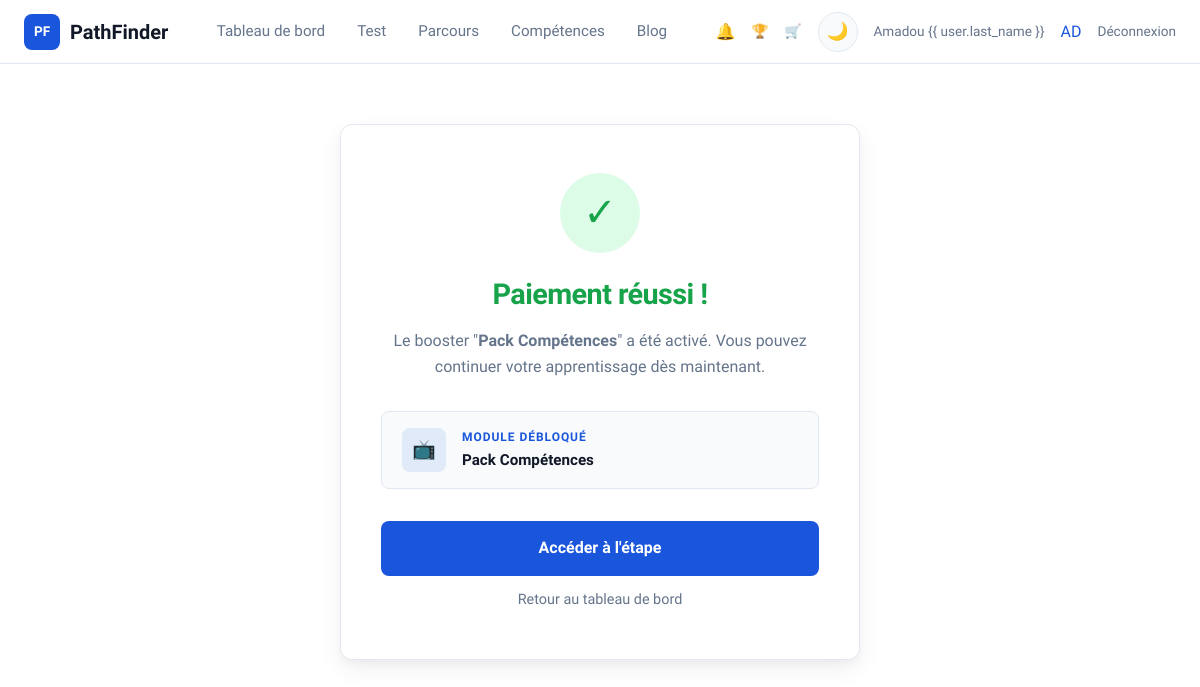
Screenshot of /paiement/confirmation/ (signed in) with the database file from the repository.
### accounts/models.py (models this page shows, shortened)
class CustomUser(AbstractUser):
    FILIERE_CHOICES = [
        ('informatique', 'Informatique'),
        ('gestion', 'Gestion'),
        ('marketing', 'Marketing'),
        ('communication', 'Communication'),
        ('droit', 'Droit'),
        ('sciences', 'Sciences'),
        ('lettres', 'Lettres'),
        ('autre', 'Autre'),
    ]
    NIVEAU_CHOICES = [
        ('licence1', 'Licence 1'),
        ('licence2', 'Licence 2'),
        ('licence3', 'Licence 3'),
        ('master1', 'Master 1'),
        ('master2', 'Master 2'),
        ('doctorat', 'Doctorat'),
    ]
    filiere = models.CharField(max_length=100, choices=FILIERE_CHOICES, blank=True)
    niveau = models.CharField(max_length=50, choices=NIVEAU_CHOICES, blank=True)
    avatar_initials = models.CharField(max_length=3, blank=True)
    global_progress = models.FloatField(default=0.0, help_text='Progression globale 0-100%')
    total_xp = models.IntegerField(default=0)
    level = models.IntegerField(default=1)
    class Meta:
        verbose_name = 'Utilisateur'
        verbose_name_plural = 'Utilisateurs'
    @property
    def level_name(self):
        names = {1: 'Explorateur', 2: 'Apprenti', 3: 'Pratiquant',
                 4: 'Confirmé', 5: 'Expert', 6: 'Mentor', 7: 'Architecte'}
        return names.get(min(self.level, 7), 'Architecte')
    @property
    def level_icon(self):
        icons = {1: '🌱', 2: '📘', 3: '⚡', 4: '🎯', 5: '🏆', 6: '💎', 7: '👑'}
        return icons.get(min(self.level, 7), '👑')

### payments/models.py (models this page shows, shortened)
class PaymentSimulation(models.Model):
    METHOD_CHOICES = [
        ('mobile_money', 'Mobile Money (MTN)'),
        ('orange_money', 'Orange Money'),
        ('carte', 'Carte bancaire'),
    ]
    STATUS_CHOICES = [
        ('pending', 'En attente'),
        ('completed', 'Complété'),
        ('failed', 'Échoué'),
    ]
    user = models.ForeignKey(settings.AUTH_USER_MODEL, on_delete=models.CASCADE, related_name='payments')
    step = models.ForeignKey('parcours.CareerStep', on_delete=models.SET_NULL, null=True, blank=True, related_name='payments')
    skill = models.ForeignKey('competences.Skill', on_delete=models.SET_NULL, null=True, blank=True, related_name='payments')
    booster = models.ForeignKey('gamification.Booster', on_delete=models.SET_NULL, null=True, blank=True, related_name='payments')
    amount_fcfa = models.IntegerField(verbose_name='Montant (FCFA)')
    payment_method = models.CharField(max_length=30, choices=METHOD_CHOICES, default='mobile_money')
    phone_number = models.CharField(max_length=20, blank=True)
    holder_name = models.CharField(max_length=100, blank=True, verbose_name='Nom du titulaire')
    status = models.CharField(max_length=20, choices=STATUS_CHOICES, default='completed')
    created_at = models.DateTimeField(auto_now_add=True)
    class Meta:
        ordering = ['-created_at']
        verbose_name = 'Simulation de paiement'
        verbose_name_plural = 'Simulations de paiement'

### gamification/models.py (models this page shows, shortened)
class Booster(models.Model):
    TYPE_CHOICES = [
        ('xp_multiplier', 'Multiplicateur XP'),
        ('ai_analysis', 'Analyse IA Pro'),
        ('pack_competences', 'Pack Compétences'),
        ('theme', 'Thème Profil'),
        ('pack_ambassadeur', 'Pack Ambassadeur'),
    ]
    slug = models.SlugField(unique=True)
    name = models.CharField(max_length=200, verbose_name='Nom')
    description = models.TextField(verbose_name='Description')
    icon = models.CharField(max_length=10, default='🚀')
    booster_type = models.CharField(max_length=30, choices=TYPE_CHOICES, default='xp_multiplier')
    price_fcfa = models.IntegerField(verbose_name='Prix (FCFA)')
    duration_days = models.IntegerField(default=0, help_text='0 = permanent')
    multiplier = models.FloatField(default=1.0, help_text='Multiplicateur XP (ex: 2.0)')
    class Meta:
        verbose_name = 'Booster'
        verbose_name_plural = 'Boosters'

### payments/views.py (the view)
# urls.py: path('confirmation/', views.confirmation_view, name='confirmation'),
@login_required
def confirmation_view(request):
    last_payment = PaymentSimulation.objects.filter(user=request.user).first()
    return render(request, 'payments/confirmation.html', {'payment': last_payment})

### core/context_processors.py (called while the page is built)
def global_context(request):
    context = {}
    if request.user.is_authenticated:
        from notifications.models import Notification
        context['unread_notifications_count'] = Notification.objects.filter(
            user=request.user, is_read=False
        ).count()
        context['user_level_name'] = request.user.level_name
        context['user_level_icon'] = request.user.level_icon
    return context

### templates/payments/confirmation.html (shortened to what this page needs)
{% extends "base.html" %}
{% load humanize %}
{% block content %}
<main class="main">
    <div class="confirm-card animate-in">
        <div class="success-icon">✓</div>
        <h1>Paiement réussi !</h1>
        {% if payment %}
        <p class="desc">
            {% if payment.step %}
            L'étape "<strong>{{ payment.step.title }}</strong>" est maintenant débloquée.
            {% elif payment.skill %}
            La compétence "<strong>{{ payment.skill.name }}</strong>" est maintenant débloquée.
            {% elif payment.booster %}
            Le booster "<strong>{{ payment.booster.name }}</strong>" a été activé.
            {% endif %}
            Vous pouvez continuer votre apprentissage dès maintenant.
        </p>
        <div class="module-unlocked">
            <div class="mod-icon">📺</div>
            <div style="flex:1;">
                <div class="mod-label">MODULE DÉBLOQUÉ</div>
                <div class="mod-name">
                    {% if payment.step %}{{ payment.step.title }}
                    {% elif payment.skill %}{{ payment.skill.name }}
                    {% elif payment.booster %}{{ payment.booster.name }}{% endif %}
                </div>
            </div>
        </div>
        {% endif %}
        <div class="confirm-actions">
            <a href="{% url 'parcours:career' %}" class="btn btn-primary btn-full btn-lg">Accéder à l'étape</a>
            <a href="{% url 'accounts:dashboard' %}" style="color:var(--text-secondary);font-size:0.9rem;">Retour au
                tableau de bord</a>
        </div>
    </div>
</main>
{% endblock %}

### templates/includes/navbar.html (shortened to what this page needs)
{% load static %}
<nav class="navbar">
    <div class="container">
        <a href="{% url 'core:home' %}" class="navbar-logo">
            <div class="logo-icon">PF</div>
            PathFinder
        </a>
        <div class="navbar-menu">
            {% if user.is_authenticated %}
            <a href="{% url 'accounts:dashboard' %}"
                class="{% if request.resolver_match.url_name == 'dashboard' %}active{% endif %}">Tableau de bord</a>
            <a href="{% url 'orientation:test' %}"
                class="{% if request.resolver_match.app_name == 'orientation' %}active{% endif %}">Test</a>
            <a href="{% url 'parcours:career' %}"
                class="{% if request.resolver_match.app_name == 'parcours' %}active{% endif %}">Parcours</a>
            <a href="{% url 'competences:list' %}"
                class="{% if request.resolver_match.app_name == 'competences' %}active{% endif %}">Compétences</a>
            <a href="{% url 'blog:list' %}"
                class="{% if request.resolver_match.app_name == 'blog' %}active{% endif %}">Blog</a>
            {% else %}
            <a href="{% url 'core:home' %}">Accueil</a>
            <a href="{% url 'core:home' %}#fonctionnement">Fonctionnement</a>
            <a href="{% url 'core:home' %}#tarifs">Tarifs</a>
            <a href="{% url 'core:contact' %}">Contact</a>
            {% endif %}
        </div>
        <div class="navbar-actions">
            {% if user.is_authenticated %}
            <a href="{% url 'notifications:list' %}" style="position:relative;color:var(--text-secondary);">
                🔔
            </a>
            <a href="{% url 'gamification:leaderboard' %}" style="color:var(--text-secondary);font-size:0.85rem;"
                title="Classement">🏆</a>
            <a href="{% url 'gamification:shop' %}" style="color:var(--text-secondary);font-size:0.85rem;"
                title="Boutique">🛒</a>
            <button class="theme-toggle" aria-label="Changer le thème">🌙</button>
            <span style="color:var(--text-secondary);font-size:0.85rem;">{{ user.first_name }} {{ user.last_name
                }}</span>
            <a href="{% url 'gamification:profile' %}" style="text-decoration:none;">
                <div class="avatar" title="{{ user.total_xp }} XP — {{ user.level_name }}">{{ user.avatar_initials }}
                </div>
            </a>
            <a href="{% url 'accounts:logout' %}" style="color:var(--text-secondary);font-size:0.85rem;">Déconnexion</a>
            {% else %}
            <button class="theme-toggle" aria-label="Changer le thème">🌙</button>
            <a href="{% url 'accounts:login' %}" class="btn btn-outline btn-sm">Connexion</a>
            <a href="{% url 'accounts:register' %}" class="btn btn-primary btn-sm">Commencer</a>
            {% endif %}
        </div>
    </div>
</nav>

### static/css/shared.css (style rules this page uses)
:root { --bg-page: #ffffff; --bg-card: #f8fafc; --bg-input: #ffffff; --primary: #1a56db; --primary-hover: #1648b8; --success: #16a34a; --success-light: #dcfce7; --amber: #f59e0b; --amber-light: #fef3c7; --red: #ef4444; --text-primary: #111827; --text-secondary: #64748b; --text-on-primary: #ffffff; --border: #e2e8f0; --shadow: 0 1px 3px rgba(0, 0, 0, 0.06), 0 1px 2px rgba(0, 0, 0, 0.04); --shadow-md: 0 4px 6px rgba(0, 0, 0, 0.05), 0 2px 4px rgba(0, 0, 0, 0.04); --shadow-lg: 0 10px 25px rgba(0, 0, 0, 0.06), 0 4px 10px rgba(0, 0, 0, 0.04); --radius-sm: 8px; --radius-md: 12px; --radius-lg: 16px; --radius-full: 9999px; --nav-height: 64px; --max-width: 1280px; --font: 'Lexend', sans-serif; }
*, *::before, *::after { box-sizing: border-box; margin: 0; padding: 0; }
html { scroll-behavior: smooth; }
body { font-family: var(--font); font-weight: 400; line-height: 1.6; color: var(--text-primary); background-color: var(--bg-page); transition: background-color 0.3s ease, color 0.3s ease; -webkit-font-smoothing: antialiased; }
a { color: var(--primary); text-decoration: none; transition: color 0.2s; }
h1 { font-size: 2.5rem; font-weight: 700; line-height: 1.2; letter-spacing: -0.02em; }
.container { max-width: var(--max-width); margin: 0 auto; padding: 0 24px; }
.navbar { position: sticky; top: 0; z-index: 100; background: var(--bg-page); border-bottom: 1px solid var(--border); backdrop-filter: blur(12px); height: var(--nav-height); transition: background-color 0.3s; }
.navbar .container { display: flex; align-items: center; justify-content: space-between; height: 100%; }
.navbar-logo { display: flex; align-items: center; gap: 10px; font-weight: 700; font-size: 1.25rem; color: var(--text-primary); text-decoration: none; }
.navbar-logo .logo-icon { width: 36px; height: 36px; background: var(--primary); border-radius: var(--radius-sm); display: flex; align-items: center; justify-content: center; color: white; font-weight: 700; font-size: 0.85rem; }
.navbar-menu { display: flex; align-items: center; gap: 32px; }
.navbar-menu a { color: var(--text-secondary); font-weight: 500; font-size: 0.95rem; transition: color 0.2s; text-decoration: none; }
.navbar-actions { display: flex; align-items: center; gap: 16px; }
.theme-toggle { width: 40px; height: 40px; border-radius: 50%; border: 1px solid var(--border); background: var(--bg-card); cursor: pointer; display: flex; align-items: center; justify-content: center; font-size: 1.1rem; transition: all 0.2s; color: var(--text-secondary); }
.btn { display: inline-flex; align-items: center; justify-content: center; gap: 8px; padding: 12px 24px; border-radius: var(--radius-sm); font-family: var(--font); font-weight: 600; font-size: 0.95rem; border: none; cursor: pointer; transition: all 0.2s ease; text-decoration: none; line-height: 1.4; }
.btn-primary { background: var(--primary); color: var(--text-on-primary); }
.btn-lg { padding: 16px 32px; font-size: 1rem; }
.btn-full { width: 100%; }
.animate-in { animation: fadeInUp 0.5s ease forwards; }

### templates/payments/confirmation.html (style rules this page uses)
.main { min-height: calc(100vh - var(--nav-height) - 80px); display: flex; align-items: center; justify-content: center; padding: 48px 24px; }
.confirm-card { background: var(--bg-page); border: 1px solid var(--border); border-radius: var(--radius-md); padding: 48px 40px; max-width: 520px; width: 100%; text-align: center; box-shadow: var(--shadow-lg); }
.success-icon { width: 80px; height: 80px; border-radius: 50%; background: var(--success-light); color: var(--success); display: flex; align-items: center; justify-content: center; margin: 0 auto 24px; font-size: 2.5rem; animation: scaleIn 0.5s ease; }
.confirm-card h1 { font-size: 1.8rem; color: var(--success); margin-bottom: 16px; }
.confirm-card .desc { color: var(--text-secondary); margin-bottom: 32px; line-height: 1.6; }
.module-unlocked { display: flex; align-items: center; gap: 16px; background: var(--bg-card); border: 1px solid var(--border); border-radius: var(--radius-sm); padding: 16px 20px; margin-bottom: 32px; text-align: left; }
.module-unlocked .mod-icon { width: 44px; height: 44px; border-radius: var(--radius-sm); background: rgba(26, 86, 219, 0.1); display: flex; align-items: center; justify-content: center; font-size: 1.2rem; }
.mod-label { font-size: 0.75rem; text-transform: uppercase; letter-spacing: 0.08em; color: var(--primary); font-weight: 600; }
.mod-name { font-weight: 600; font-size: 0.95rem; }
.confirm-actions { display: flex; flex-direction: column; gap: 12px; }

### rows the page displays
CustomUser: first_name "Amadou", avatar_initials "AD"
PaymentSimulation: booster.name "Pack Compétences"
